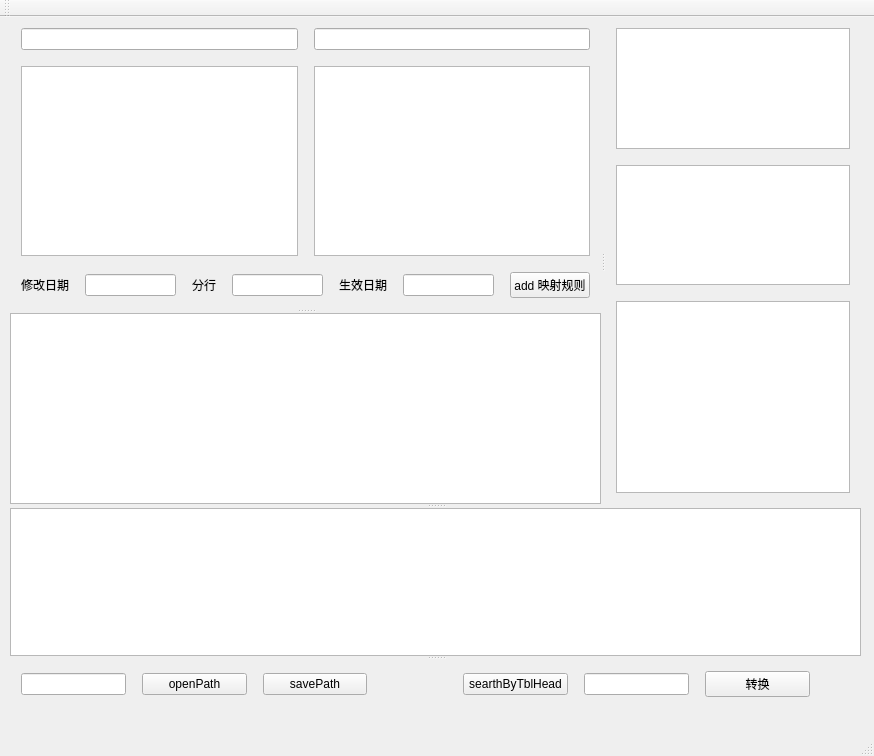
<?xml version="1.0" encoding="UTF-8"?>
<ui version="4.0">
 <class>MainWindow</class>
 <widget class="QMainWindow" name="MainWindow">
  <property name="geometry">
   <rect>
    <x>0</x>
    <y>0</y>
    <width>874</width>
    <height>756</height>
   </rect>
  </property>
  <property name="windowTitle">
   <string>MainWindow</string>
  </property>
  <widget class="QWidget" name="centralWidget">
   <widget class="QSplitter" name="splitter_3">
    <property name="geometry">
     <rect>
      <x>10</x>
      <y>0</y>
      <width>851</width>
      <height>691</height>
     </rect>
    </property>
    <property name="sizePolicy">
     <sizepolicy hsizetype="Expanding" vsizetype="Expanding">
      <horstretch>1</horstretch>
      <verstretch>1</verstretch>
     </sizepolicy>
    </property>
    <property name="orientation">
     <enum>Qt::Vertical</enum>
    </property>
    <property name="childrenCollapsible">
     <bool>true</bool>
    </property>
    <widget class="QSplitter" name="splitter_2">
     <property name="sizePolicy">
      <sizepolicy hsizetype="Expanding" vsizetype="Preferred">
       <horstretch>1</horstretch>
       <verstretch>1</verstretch>
      </sizepolicy>
     </property>
     <property name="orientation">
      <enum>Qt::Horizontal</enum>
     </property>
     <widget class="QSplitter" name="splitter">
      <property name="sizePolicy">
       <sizepolicy hsizetype="Expanding" vsizetype="Expanding">
        <horstretch>1</horstretch>
        <verstretch>1</verstretch>
       </sizepolicy>
      </property>
      <property name="orientation">
       <enum>Qt::Vertical</enum>
      </property>
      <widget class="QWidget" name="verticalLayoutWidget">
       <property name="sizePolicy">
        <sizepolicy hsizetype="Expanding" vsizetype="Preferred">
         <horstretch>1</horstretch>
         <verstretch>1</verstretch>
        </sizepolicy>
       </property>
       <layout class="QVBoxLayout" name="verticalLayout">
        <item>
         <layout class="QHBoxLayout" name="horizontalLayout_2">
          <item>
           <widget class="QLineEdit" name="lineEdit_bank">
            <property name="sizePolicy">
             <sizepolicy hsizetype="Expanding" vsizetype="Fixed">
              <horstretch>1</horstretch>
              <verstretch>1</verstretch>
             </sizepolicy>
            </property>
           </widget>
          </item>
          <item>
           <widget class="QLineEdit" name="lineEdit">
            <property name="sizePolicy">
             <sizepolicy hsizetype="Expanding" vsizetype="Fixed">
              <horstretch>1</horstretch>
              <verstretch>1</verstretch>
             </sizepolicy>
            </property>
           </widget>
          </item>
         </layout>
        </item>
        <item>
         <layout class="QHBoxLayout" name="horizontalLayout_3">
          <item>
           <widget class="QListWidget" name="listWidget_bank">
            <property name="sizePolicy">
             <sizepolicy hsizetype="Expanding" vsizetype="Expanding">
              <horstretch>1</horstretch>
              <verstretch>1</verstretch>
             </sizepolicy>
            </property>
           </widget>
          </item>
          <item>
           <widget class="QListWidget" name="listWidget_rule">
            <property name="sizePolicy">
             <sizepolicy hsizetype="Expanding" vsizetype="Expanding">
              <horstretch>1</horstretch>
              <verstretch>1</verstretch>
             </sizepolicy>
            </property>
           </widget>
          </item>
         </layout>
        </item>
        <item>
         <layout class="QHBoxLayout" name="horizontalLayout_4">
          <item>
           <widget class="QLabel" name="label">
            <property name="text">
             <string>修改日期</string>
            </property>
           </widget>
          </item>
          <item>
           <widget class="QLineEdit" name="lineEdit_mod__date"/>
          </item>
          <item>
           <widget class="QLabel" name="label_2">
            <property name="text">
             <string>分行</string>
            </property>
           </widget>
          </item>
          <item>
           <widget class="QLineEdit" name="lineEdit_bank_2"/>
          </item>
          <item>
           <widget class="QLabel" name="label_3">
            <property name="text">
             <string>生效日期</string>
            </property>
           </widget>
          </item>
          <item>
           <widget class="QLineEdit" name="lineEdit_effect_date"/>
          </item>
          <item>
           <widget class="QPushButton" name="pushButton_add_map">
            <property name="sizePolicy">
             <sizepolicy hsizetype="Expanding" vsizetype="Fixed">
              <horstretch>1</horstretch>
              <verstretch>1</verstretch>
             </sizepolicy>
            </property>
            <property name="text">
             <string>add 映射规则</string>
            </property>
           </widget>
          </item>
         </layout>
        </item>
       </layout>
      </widget>
      <widget class="QTableWidget" name="tableWidget_mapping">
       <property name="sizePolicy">
        <sizepolicy hsizetype="Expanding" vsizetype="Expanding">
         <horstretch>1</horstretch>
         <verstretch>1</verstretch>
        </sizepolicy>
       </property>
      </widget>
     </widget>
     <widget class="QWidget" name="verticalLayoutWidget_2">
      <property name="sizePolicy">
       <sizepolicy hsizetype="Expanding" vsizetype="Preferred">
        <horstretch>1</horstretch>
        <verstretch>1</verstretch>
       </sizepolicy>
      </property>
      <layout class="QVBoxLayout" name="verticalLayout_2">
       <item>
        <widget class="QTableWidget" name="tableWidget_sourse">
         <property name="sizePolicy">
          <sizepolicy hsizetype="Expanding" vsizetype="Expanding">
           <horstretch>1</horstretch>
           <verstretch>1</verstretch>
          </sizepolicy>
         </property>
        </widget>
       </item>
       <item>
        <widget class="QPlainTextEdit" name="plainTextEdit_in">
         <property name="sizePolicy">
          <sizepolicy hsizetype="Expanding" vsizetype="Expanding">
           <horstretch>1</horstretch>
           <verstretch>1</verstretch>
          </sizepolicy>
         </property>
        </widget>
       </item>
       <item>
        <widget class="QPlainTextEdit" name="plainTextEdit_log"/>
       </item>
      </layout>
     </widget>
    </widget>
    <widget class="QPlainTextEdit" name="plainTextEdit_out">
     <property name="sizePolicy">
      <sizepolicy hsizetype="Expanding" vsizetype="Expanding">
       <horstretch>1</horstretch>
       <verstretch>1</verstretch>
      </sizepolicy>
     </property>
    </widget>
    <widget class="QWidget" name="horizontalLayoutWidget_4">
     <property name="sizePolicy">
      <sizepolicy hsizetype="Expanding" vsizetype="Preferred">
       <horstretch>1</horstretch>
       <verstretch>1</verstretch>
      </sizepolicy>
     </property>
     <layout class="QHBoxLayout" name="horizontalLayout">
      <item>
       <widget class="QLineEdit" name="lineEdit_savePath">
        <property name="sizePolicy">
         <sizepolicy hsizetype="Expanding" vsizetype="Fixed">
          <horstretch>1</horstretch>
          <verstretch>1</verstretch>
         </sizepolicy>
        </property>
       </widget>
      </item>
      <item>
       <widget class="QPushButton" name="pushButton_openPath">
        <property name="sizePolicy">
         <sizepolicy hsizetype="Expanding" vsizetype="Fixed">
          <horstretch>1</horstretch>
          <verstretch>1</verstretch>
         </sizepolicy>
        </property>
        <property name="text">
         <string>openPath</string>
        </property>
       </widget>
      </item>
      <item>
       <widget class="QPushButton" name="pushButton_savePath">
        <property name="sizePolicy">
         <sizepolicy hsizetype="Expanding" vsizetype="Fixed">
          <horstretch>1</horstretch>
          <verstretch>1</verstretch>
         </sizepolicy>
        </property>
        <property name="text">
         <string>savePath</string>
        </property>
       </widget>
      </item>
      <item>
       <spacer name="horizontalSpacer_2">
        <property name="sizePolicy">
         <sizepolicy hsizetype="Minimum" vsizetype="Minimum">
          <horstretch>0</horstretch>
          <verstretch>0</verstretch>
         </sizepolicy>
        </property>
        <property name="orientation">
         <enum>Qt::Horizontal</enum>
        </property>
        <property name="sizeHint" stdset="0">
         <size>
          <width>40</width>
          <height>20</height>
         </size>
        </property>
       </spacer>
      </item>
      <item>
       <spacer name="horizontalSpacer_3">
        <property name="sizePolicy">
         <sizepolicy hsizetype="Minimum" vsizetype="Minimum">
          <horstretch>0</horstretch>
          <verstretch>0</verstretch>
         </sizepolicy>
        </property>
        <property name="orientation">
         <enum>Qt::Horizontal</enum>
        </property>
        <property name="sizeHint" stdset="0">
         <size>
          <width>40</width>
          <height>20</height>
         </size>
        </property>
       </spacer>
      </item>
      <item>
       <widget class="QPushButton" name="pushButton">
        <property name="sizePolicy">
         <sizepolicy hsizetype="Expanding" vsizetype="Fixed">
          <horstretch>1</horstretch>
          <verstretch>1</verstretch>
         </sizepolicy>
        </property>
        <property name="text">
         <string>searthByTblHead</string>
        </property>
       </widget>
      </item>
      <item>
       <widget class="QLineEdit" name="lineEdit_searth">
        <property name="sizePolicy">
         <sizepolicy hsizetype="Expanding" vsizetype="Fixed">
          <horstretch>1</horstretch>
          <verstretch>1</verstretch>
         </sizepolicy>
        </property>
       </widget>
      </item>
      <item>
       <widget class="QPushButton" name="pushButton_2">
        <property name="sizePolicy">
         <sizepolicy hsizetype="Expanding" vsizetype="Fixed">
          <horstretch>1</horstretch>
          <verstretch>1</verstretch>
         </sizepolicy>
        </property>
        <property name="text">
         <string>转换</string>
        </property>
       </widget>
      </item>
      <item>
       <spacer name="horizontalSpacer">
        <property name="sizePolicy">
         <sizepolicy hsizetype="Minimum" vsizetype="Minimum">
          <horstretch>0</horstretch>
          <verstretch>0</verstretch>
         </sizepolicy>
        </property>
        <property name="orientation">
         <enum>Qt::Horizontal</enum>
        </property>
        <property name="sizeHint" stdset="0">
         <size>
          <width>40</width>
          <height>20</height>
         </size>
        </property>
       </spacer>
      </item>
     </layout>
    </widget>
   </widget>
  </widget>
  <widget class="QMenuBar" name="menuBar">
   <property name="geometry">
    <rect>
     <x>0</x>
     <y>0</y>
     <width>874</width>
     <height>22</height>
    </rect>
   </property>
  </widget>
  <widget class="QToolBar" name="mainToolBar">
   <attribute name="toolBarArea">
    <enum>TopToolBarArea</enum>
   </attribute>
   <attribute name="toolBarBreak">
    <bool>false</bool>
   </attribute>
  </widget>
  <widget class="QStatusBar" name="statusBar"/>
 </widget>
 <layoutdefault spacing="16" margin="11"/>
 <resources/>
 <connections/>
</ui>
